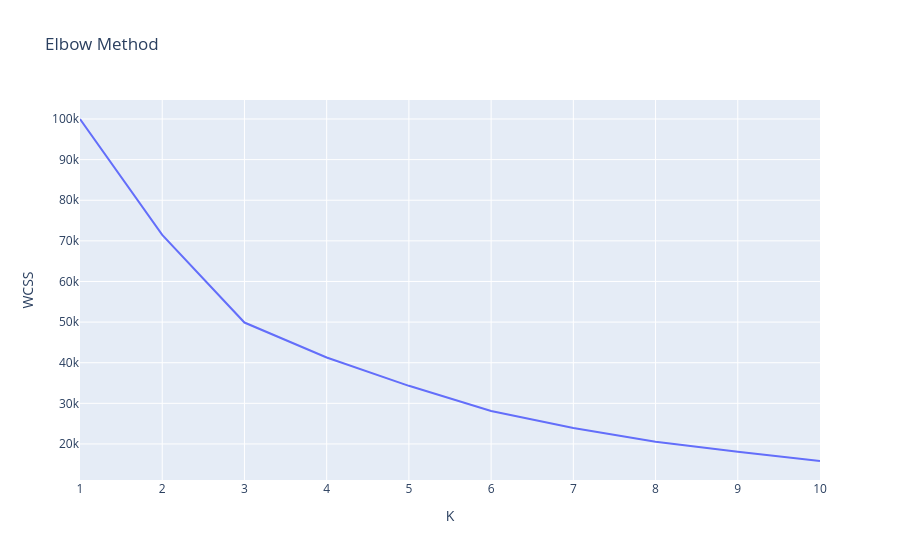

Here is the notebook cell this chart was saved with:
### Markdown cell above
## Elbow Method

### Code cell
wcss = []

for k in range(1,11):
    km = KMeans(n_clusters=k, random_state=42, n_init=10)
    km.fit(X_scaled)
    wcss.append(km.inertia_)

px.line(x=range(1,11), y=wcss,
        labels={'x':'K','y':'WCSS'},
        title='Elbow Method')

### Figure 1 — Plotly figure (JSON) as saved in the notebook; plotly's stock layout.template omitted (floating-point values rounded to 4 significant figures)
{"data": [{"hovertemplate": "K=%{x}<br>WCSS=%{y}<extra></extra>", "legendgroup": "", "line": {"color": "#636efa", "dash": "solid"}, "marker": {"symbol": "circle"}, "mode": "lines", "name": "", "orientation": "v", "showlegend": false, "type": "scatter", "x": [1, 2, 3, 4, 5, 6, 7, 8, 9, 10], "xaxis": "x", "y": [100000.0, 71470.0, 49890.0, 41300.0, 34310.0, 28120.0, 23930.0, 20520.0, 18090.0, 15800.0], "yaxis": "y"}], "layout": {"legend": {"tracegroupgap": 0}, "title": {"text": "Elbow Method"}, "xaxis": {"anchor": "y", "domain": [0, 1], "title": {"text": "K"}}, "yaxis": {"anchor": "x", "domain": [0, 1], "title": {"text": "WCSS"}}}}
